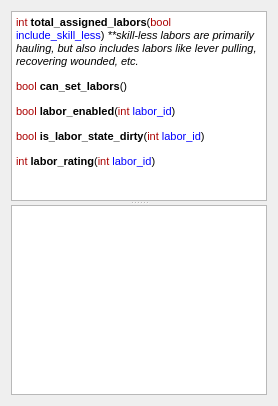
      <widget class="QWidget" name="tabLabors">
       <attribute name="title">
        <string>Labors</string>
       </attribute>
       <layout class="QVBoxLayout" name="verticalLayout_5">
        <item>
         <widget class="QSplitter" name="splitter_labors">
          <property name="orientation">
           <enum>Qt::Vertical</enum>
          </property>
          <widget class="QTextEdit" name="txt_labor_info">
           <property name="readOnly">
            <bool>true</bool>
           </property>
           <property name="html">
            <string>&lt;!DOCTYPE HTML PUBLIC &quot;-//W3C//DTD HTML 4.0//EN&quot; &quot;http://www.w3.org/TR/REC-html40/strict.dtd&quot;&gt;
&lt;html&gt;&lt;head&gt;&lt;meta name=&quot;qrichtext&quot; content=&quot;1&quot; /&gt;&lt;style type=&quot;text/css&quot;&gt;
p, li { white-space: pre-wrap; }
&lt;/style&gt;&lt;/head&gt;&lt;body style=&quot; font-family:'MS Shell Dlg 2'; font-size:8.25pt; font-weight:400; font-style:normal;&quot;&gt;
&lt;p style=&quot; margin-top:0px; margin-bottom:0px; margin-left:0px; margin-right:0px; -qt-block-indent:0; text-indent:0px;&quot;&gt;&lt;span style=&quot; font-size:8pt; color:#aa0000;&quot;&gt;int &lt;/span&gt;&lt;span style=&quot; font-size:8pt; font-weight:600;&quot;&gt;total_assigned_labors&lt;/span&gt;&lt;span style=&quot; font-size:8pt;&quot;&gt;(&lt;/span&gt;&lt;span style=&quot; font-size:8pt; color:#aa0000;&quot;&gt;bool &lt;/span&gt;&lt;span style=&quot; font-size:8pt; color:#0000ff;&quot;&gt;include_skill_less&lt;/span&gt;&lt;span style=&quot; font-size:8pt;&quot;&gt;) &lt;/span&gt;&lt;span style=&quot; font-size:8pt; font-style:italic;&quot;&gt;**skill-less labors are primarily hauling, but also includes labors like lever pulling, recovering wounded, etc.&lt;/span&gt;&lt;/p&gt;
&lt;p style=&quot; margin-top:12px; margin-bottom:12px; margin-left:0px; margin-right:0px; -qt-block-indent:0; text-indent:0px;&quot;&gt;&lt;span style=&quot; font-size:8pt; color:#aa0000;&quot;&gt;bool &lt;/span&gt;&lt;span style=&quot; font-size:8pt; font-weight:600;&quot;&gt;can_set_labors&lt;/span&gt;&lt;span style=&quot; font-size:8pt;&quot;&gt;()&lt;/span&gt;&lt;/p&gt;
&lt;p style=&quot; margin-top:12px; margin-bottom:12px; margin-left:0px; margin-right:0px; -qt-block-indent:0; text-indent:0px;&quot;&gt;&lt;span style=&quot; font-size:8pt; color:#aa0000;&quot;&gt;bool &lt;/span&gt;&lt;span style=&quot; font-size:8pt; font-weight:600;&quot;&gt;labor_enabled&lt;/span&gt;&lt;span style=&quot; font-size:8pt;&quot;&gt;(&lt;/span&gt;&lt;span style=&quot; font-size:8pt; color:#aa0000;&quot;&gt;int &lt;/span&gt;&lt;span style=&quot; font-size:8pt; color:#0000ff;&quot;&gt;labor_id&lt;/span&gt;&lt;span style=&quot; font-size:8pt;&quot;&gt;)&lt;/span&gt;&lt;/p&gt;
&lt;p style=&quot; margin-top:12px; margin-bottom:12px; margin-left:0px; margin-right:0px; -qt-block-indent:0; text-indent:0px;&quot;&gt;&lt;span style=&quot; font-size:8pt; color:#aa0000;&quot;&gt;bool &lt;/span&gt;&lt;span style=&quot; font-size:8pt; font-weight:600;&quot;&gt;is_labor_state_dirty&lt;/span&gt;&lt;span style=&quot; font-size:8pt;&quot;&gt;(&lt;/span&gt;&lt;span style=&quot; font-size:8pt; color:#aa0000;&quot;&gt;int &lt;/span&gt;&lt;span style=&quot; font-size:8pt; color:#0000ff;&quot;&gt;labor_id&lt;/span&gt;&lt;span style=&quot; font-size:8pt;&quot;&gt;)&lt;/span&gt;&lt;/p&gt;
&lt;p style=&quot; margin-top:12px; margin-bottom:12px; margin-left:0px; margin-right:0px; -qt-block-indent:0; text-indent:0px;&quot;&gt;&lt;span style=&quot; font-size:8pt; color:#aa0000;&quot;&gt;int &lt;/span&gt;&lt;span style=&quot; font-size:8pt; font-weight:600;&quot;&gt;labor_rating&lt;/span&gt;&lt;span style=&quot; font-size:8pt;&quot;&gt;(&lt;/span&gt;&lt;span style=&quot; font-size:8pt; color:#aa0000;&quot;&gt;int &lt;/span&gt;&lt;span style=&quot; font-size:8pt; color:#0000ff;&quot;&gt;labor_id&lt;/span&gt;&lt;span style=&quot; font-size:8pt;&quot;&gt;)&lt;/span&gt;&lt;/p&gt;&lt;/body&gt;&lt;/html&gt;</string>
           </property>
          </widget>
          <widget class="QTextEdit" name="text_labors">
           <property name="readOnly">
            <bool>true</bool>
           </property>
          </widget>
         </widget>
        </item>
       </layout>
      </widget>
